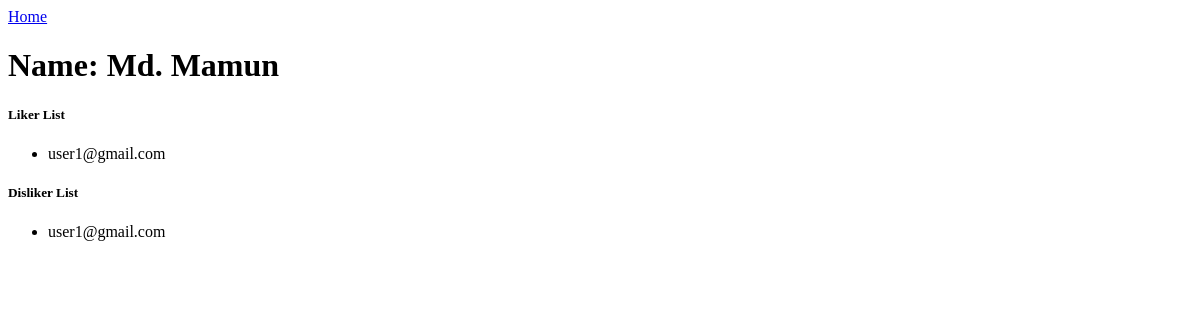
/detail/80ecf146-e112-4e11-9ab2-541504f2f862, run on an earlier commit of the app's database.
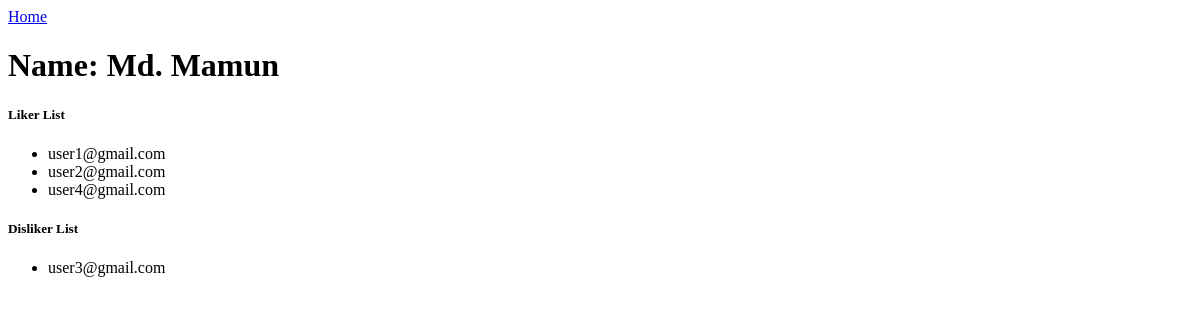
And on a later commit of the database.
### videoshare/models.py (models this page shows, shortened)
class Like(models.Model):
    user=models.ForeignKey(CustomUser, on_delete=models.CASCADE)
    post = models.CharField(max_length=200)

class CustomUser(AbstractUser):
    def __str__(self):
        return str(self.email)

class Dislike(models.Model):
    user=models.ForeignKey(CustomUser, on_delete=models.CASCADE)
    post = models.CharField(max_length=200)

### videoshare/views.py (the view)
# urls.py: path('detail/<str:id>', views.detail, name='detail'),
def detail(request, id):
    like = Like.objects.filter(post=id)
    dislike = Dislike.objects.filter(post=id)
    post = Post.objects.get(id=id)
    user1= CustomUser.objects.get(email=post.user)
    user = Profile.objects.get(user=user1)
    return render(request, 'postdetail.html', {'user':user,'likes':like, 'dislikes':dislike})

### templates/postdetail.html
{% extends 'base.html'%}
{%block main%}
	<a href="{% url 'index' %}">Home</a>
	<h1>Name: {{user.name}}<h1>
	<h5>Liker List</h5>
	<ul>
		{% for like in likes%}
		<li>{{like.user}}</li>
		{%endfor%}
	</ul>
	<h5>Disliker List</h5>
	<ul>
		{% for dislike in dislikes%}
		<li>{{dislike.user}}</li>
		{%endfor%}
	</ul>
{%endblock%}

What changed in the data, as far as the page shows it:
removed Dislike: user "user1@gmail.com"
added Like: user "user2@gmail.com"
added Like: user "user4@gmail.com"
added Dislike: user "user3@gmail.com"
